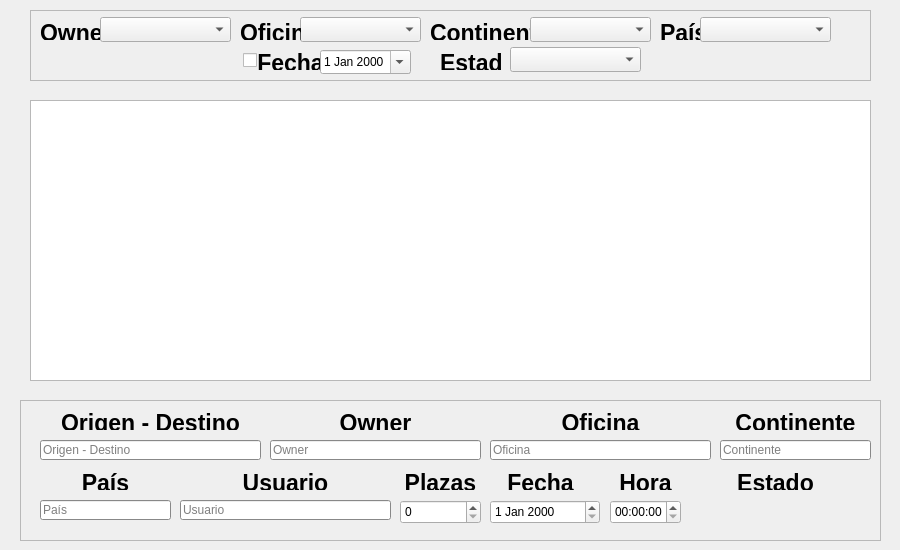
<?xml version="1.0" encoding="UTF-8"?>
<ui version="4.0">
 <class>log</class>
 <widget class="QDialog" name="log">
  <property name="geometry">
   <rect>
    <x>0</x>
    <y>0</y>
    <width>900</width>
    <height>550</height>
   </rect>
  </property>
  <property name="minimumSize">
   <size>
    <width>900</width>
    <height>550</height>
   </size>
  </property>
  <property name="maximumSize">
   <size>
    <width>900</width>
    <height>550</height>
   </size>
  </property>
  <property name="windowTitle">
   <string>Dialog</string>
  </property>
  <widget class="QFrame" name="filtrado">
   <property name="geometry">
    <rect>
     <x>30</x>
     <y>10</y>
     <width>841</width>
     <height>71</height>
    </rect>
   </property>
   <property name="frameShape">
    <enum>QFrame::StyledPanel</enum>
   </property>
   <property name="frameShadow">
    <enum>QFrame::Raised</enum>
   </property>
   <widget class="QComboBox" name="comboOficinaFilter">
    <property name="geometry">
     <rect>
      <x>270</x>
      <y>7</y>
      <width>121</width>
      <height>25</height>
     </rect>
    </property>
   </widget>
   <widget class="QLabel" name="labelFechaFilter">
    <property name="geometry">
     <rect>
      <x>225</x>
      <y>40</y>
      <width>71</width>
      <height>20</height>
     </rect>
    </property>
    <property name="font">
     <font>
      <pointsize>17</pointsize>
      <weight>75</weight>
      <bold>true</bold>
      <underline>false</underline>
     </font>
    </property>
    <property name="text">
     <string>&lt;html&gt;&lt;head/&gt;&lt;body&gt;&lt;p align=&quot;center&quot;&gt;Fecha&lt;/p&gt;&lt;/body&gt;&lt;/html&gt;</string>
    </property>
   </widget>
   <widget class="QLabel" name="labelOwnerFilter">
    <property name="geometry">
     <rect>
      <x>10</x>
      <y>10</y>
      <width>61</width>
      <height>20</height>
     </rect>
    </property>
    <property name="font">
     <font>
      <pointsize>17</pointsize>
      <weight>75</weight>
      <bold>true</bold>
      <underline>false</underline>
     </font>
    </property>
    <property name="text">
     <string>&lt;html&gt;&lt;head/&gt;&lt;body&gt;&lt;p align=&quot;center&quot;&gt;Owner&lt;/p&gt;&lt;/body&gt;&lt;/html&gt;</string>
    </property>
   </widget>
   <widget class="QLabel" name="labelContinenteFilter">
    <property name="geometry">
     <rect>
      <x>400</x>
      <y>10</y>
      <width>101</width>
      <height>20</height>
     </rect>
    </property>
    <property name="font">
     <font>
      <pointsize>17</pointsize>
      <weight>75</weight>
      <bold>true</bold>
      <underline>false</underline>
     </font>
    </property>
    <property name="text">
     <string>&lt;html&gt;&lt;head/&gt;&lt;body&gt;&lt;p align=&quot;center&quot;&gt;Continente&lt;/p&gt;&lt;/body&gt;&lt;/html&gt;</string>
    </property>
   </widget>
   <widget class="QComboBox" name="comboOwnerFilter">
    <property name="geometry">
     <rect>
      <x>70</x>
      <y>7</y>
      <width>131</width>
      <height>25</height>
     </rect>
    </property>
   </widget>
   <widget class="QDateEdit" name="dateFechaFilter">
    <property name="geometry">
     <rect>
      <x>290</x>
      <y>40</y>
      <width>91</width>
      <height>24</height>
     </rect>
    </property>
    <property name="calendarPopup">
     <bool>true</bool>
    </property>
   </widget>
   <widget class="QLabel" name="labelOficinaFilter">
    <property name="geometry">
     <rect>
      <x>210</x>
      <y>10</y>
      <width>61</width>
      <height>20</height>
     </rect>
    </property>
    <property name="font">
     <font>
      <pointsize>17</pointsize>
      <weight>75</weight>
      <bold>true</bold>
      <underline>false</underline>
     </font>
    </property>
    <property name="text">
     <string>&lt;html&gt;&lt;head/&gt;&lt;body&gt;&lt;p align=&quot;center&quot;&gt;Oficina&lt;/p&gt;&lt;/body&gt;&lt;/html&gt;</string>
    </property>
   </widget>
   <widget class="QComboBox" name="comboContinenteFilter">
    <property name="geometry">
     <rect>
      <x>500</x>
      <y>7</y>
      <width>121</width>
      <height>25</height>
     </rect>
    </property>
   </widget>
   <widget class="QCheckBox" name="checkFecha">
    <property name="enabled">
     <bool>true</bool>
    </property>
    <property name="geometry">
     <rect>
      <x>213</x>
      <y>40</y>
      <width>21</width>
      <height>20</height>
     </rect>
    </property>
    <property name="text">
     <string/>
    </property>
   </widget>
   <widget class="QLabel" name="labelPaisFilter">
    <property name="geometry">
     <rect>
      <x>630</x>
      <y>10</y>
      <width>41</width>
      <height>20</height>
     </rect>
    </property>
    <property name="font">
     <font>
      <pointsize>17</pointsize>
      <weight>75</weight>
      <bold>true</bold>
      <underline>false</underline>
     </font>
    </property>
    <property name="text">
     <string>&lt;html&gt;&lt;head/&gt;&lt;body&gt;&lt;p align=&quot;center&quot;&gt;País&lt;/p&gt;&lt;/body&gt;&lt;/html&gt;</string>
    </property>
   </widget>
   <widget class="QComboBox" name="comboPais">
    <property name="geometry">
     <rect>
      <x>670</x>
      <y>7</y>
      <width>131</width>
      <height>25</height>
     </rect>
    </property>
   </widget>
   <widget class="QLabel" name="labelEstadoFilter">
    <property name="geometry">
     <rect>
      <x>410</x>
      <y>40</y>
      <width>61</width>
      <height>20</height>
     </rect>
    </property>
    <property name="font">
     <font>
      <pointsize>17</pointsize>
      <weight>75</weight>
      <bold>true</bold>
      <underline>false</underline>
     </font>
    </property>
    <property name="text">
     <string>&lt;html&gt;&lt;head/&gt;&lt;body&gt;&lt;p align=&quot;center&quot;&gt;Estado&lt;/p&gt;&lt;/body&gt;&lt;/html&gt;</string>
    </property>
   </widget>
   <widget class="QComboBox" name="comboEstado">
    <property name="geometry">
     <rect>
      <x>480</x>
      <y>37</y>
      <width>131</width>
      <height>25</height>
     </rect>
    </property>
   </widget>
  </widget>
  <widget class="QTableWidget" name="tablePeticiones">
   <property name="geometry">
    <rect>
     <x>30</x>
     <y>100</y>
     <width>841</width>
     <height>281</height>
    </rect>
   </property>
   <property name="selectionMode">
    <enum>QAbstractItemView::SingleSelection</enum>
   </property>
   <property name="selectionBehavior">
    <enum>QAbstractItemView::SelectRows</enum>
   </property>
  </widget>
  <widget class="QFrame" name="labels">
   <property name="enabled">
    <bool>true</bool>
   </property>
   <property name="geometry">
    <rect>
     <x>20</x>
     <y>400</y>
     <width>861</width>
     <height>141</height>
    </rect>
   </property>
   <property name="frameShape">
    <enum>QFrame::StyledPanel</enum>
   </property>
   <property name="frameShadow">
    <enum>QFrame::Raised</enum>
   </property>
   <widget class="QLabel" name="labelNego">
    <property name="geometry">
     <rect>
      <x>20</x>
      <y>10</y>
      <width>221</width>
      <height>20</height>
     </rect>
    </property>
    <property name="font">
     <font>
      <pointsize>17</pointsize>
      <weight>75</weight>
      <bold>true</bold>
      <underline>false</underline>
     </font>
    </property>
    <property name="text">
     <string>&lt;html&gt;&lt;head/&gt;&lt;body&gt;&lt;p align=&quot;center&quot;&gt;Origen - Destino&lt;/p&gt;&lt;/body&gt;&lt;/html&gt;</string>
    </property>
   </widget>
   <widget class="QLineEdit" name="txtNego">
    <property name="geometry">
     <rect>
      <x>20</x>
      <y>40</y>
      <width>221</width>
      <height>20</height>
     </rect>
    </property>
    <property name="palette">
     <palette>
      <active>
       <colorrole role="Base">
        <brush brushstyle="SolidPattern">
         <color alpha="255">
          <red>255</red>
          <green>255</green>
          <blue>255</blue>
         </color>
        </brush>
       </colorrole>
       <colorrole role="Window">
        <brush brushstyle="SolidPattern">
         <color alpha="255">
          <red>191</red>
          <green>191</green>
          <blue>191</blue>
         </color>
        </brush>
       </colorrole>
      </active>
      <inactive>
       <colorrole role="Base">
        <brush brushstyle="SolidPattern">
         <color alpha="255">
          <red>255</red>
          <green>255</green>
          <blue>255</blue>
         </color>
        </brush>
       </colorrole>
       <colorrole role="Window">
        <brush brushstyle="SolidPattern">
         <color alpha="255">
          <red>191</red>
          <green>191</green>
          <blue>191</blue>
         </color>
        </brush>
       </colorrole>
      </inactive>
      <disabled>
       <colorrole role="Base">
        <brush brushstyle="SolidPattern">
         <color alpha="255">
          <red>191</red>
          <green>191</green>
          <blue>191</blue>
         </color>
        </brush>
       </colorrole>
       <colorrole role="Window">
        <brush brushstyle="SolidPattern">
         <color alpha="255">
          <red>191</red>
          <green>191</green>
          <blue>191</blue>
         </color>
        </brush>
       </colorrole>
      </disabled>
     </palette>
    </property>
    <property name="placeholderText">
     <string>Origen - Destino</string>
    </property>
   </widget>
   <widget class="QLineEdit" name="txtOwner">
    <property name="geometry">
     <rect>
      <x>250</x>
      <y>40</y>
      <width>211</width>
      <height>20</height>
     </rect>
    </property>
    <property name="palette">
     <palette>
      <active>
       <colorrole role="Base">
        <brush brushstyle="SolidPattern">
         <color alpha="255">
          <red>255</red>
          <green>255</green>
          <blue>255</blue>
         </color>
        </brush>
       </colorrole>
       <colorrole role="Window">
        <brush brushstyle="SolidPattern">
         <color alpha="255">
          <red>191</red>
          <green>191</green>
          <blue>191</blue>
         </color>
        </brush>
       </colorrole>
      </active>
      <inactive>
       <colorrole role="Base">
        <brush brushstyle="SolidPattern">
         <color alpha="255">
          <red>255</red>
          <green>255</green>
          <blue>255</blue>
         </color>
        </brush>
       </colorrole>
       <colorrole role="Window">
        <brush brushstyle="SolidPattern">
         <color alpha="255">
          <red>191</red>
          <green>191</green>
          <blue>191</blue>
         </color>
        </brush>
       </colorrole>
      </inactive>
      <disabled>
       <colorrole role="Base">
        <brush brushstyle="SolidPattern">
         <color alpha="255">
          <red>191</red>
          <green>191</green>
          <blue>191</blue>
         </color>
        </brush>
       </colorrole>
       <colorrole role="Window">
        <brush brushstyle="SolidPattern">
         <color alpha="255">
          <red>191</red>
          <green>191</green>
          <blue>191</blue>
         </color>
        </brush>
       </colorrole>
      </disabled>
     </palette>
    </property>
    <property name="text">
     <string/>
    </property>
    <property name="placeholderText">
     <string>Owner</string>
    </property>
   </widget>
   <widget class="QLabel" name="labelOwner">
    <property name="geometry">
     <rect>
      <x>250</x>
      <y>10</y>
      <width>211</width>
      <height>20</height>
     </rect>
    </property>
    <property name="font">
     <font>
      <pointsize>17</pointsize>
      <weight>75</weight>
      <bold>true</bold>
      <underline>false</underline>
     </font>
    </property>
    <property name="text">
     <string>&lt;html&gt;&lt;head/&gt;&lt;body&gt;&lt;p align=&quot;center&quot;&gt;Owner&lt;/p&gt;&lt;/body&gt;&lt;/html&gt;</string>
    </property>
   </widget>
   <widget class="QLabel" name="labelContinent">
    <property name="geometry">
     <rect>
      <x>700</x>
      <y>10</y>
      <width>151</width>
      <height>20</height>
     </rect>
    </property>
    <property name="font">
     <font>
      <pointsize>17</pointsize>
      <weight>75</weight>
      <bold>true</bold>
      <underline>false</underline>
     </font>
    </property>
    <property name="text">
     <string>&lt;html&gt;&lt;head/&gt;&lt;body&gt;&lt;p align=&quot;center&quot;&gt;Continente&lt;/p&gt;&lt;/body&gt;&lt;/html&gt;</string>
    </property>
   </widget>
   <widget class="QLineEdit" name="txtContinente">
    <property name="geometry">
     <rect>
      <x>700</x>
      <y>40</y>
      <width>151</width>
      <height>20</height>
     </rect>
    </property>
    <property name="palette">
     <palette>
      <active>
       <colorrole role="Base">
        <brush brushstyle="SolidPattern">
         <color alpha="255">
          <red>255</red>
          <green>255</green>
          <blue>255</blue>
         </color>
        </brush>
       </colorrole>
       <colorrole role="Window">
        <brush brushstyle="SolidPattern">
         <color alpha="255">
          <red>191</red>
          <green>191</green>
          <blue>191</blue>
         </color>
        </brush>
       </colorrole>
      </active>
      <inactive>
       <colorrole role="Base">
        <brush brushstyle="SolidPattern">
         <color alpha="255">
          <red>255</red>
          <green>255</green>
          <blue>255</blue>
         </color>
        </brush>
       </colorrole>
       <colorrole role="Window">
        <brush brushstyle="SolidPattern">
         <color alpha="255">
          <red>191</red>
          <green>191</green>
          <blue>191</blue>
         </color>
        </brush>
       </colorrole>
      </inactive>
      <disabled>
       <colorrole role="Base">
        <brush brushstyle="SolidPattern">
         <color alpha="255">
          <red>191</red>
          <green>191</green>
          <blue>191</blue>
         </color>
        </brush>
       </colorrole>
       <colorrole role="Window">
        <brush brushstyle="SolidPattern">
         <color alpha="255">
          <red>191</red>
          <green>191</green>
          <blue>191</blue>
         </color>
        </brush>
       </colorrole>
      </disabled>
     </palette>
    </property>
    <property name="echoMode">
     <enum>QLineEdit::Normal</enum>
    </property>
    <property name="placeholderText">
     <string>Continente</string>
    </property>
   </widget>
   <widget class="QLineEdit" name="txtPais">
    <property name="geometry">
     <rect>
      <x>20</x>
      <y>100</y>
      <width>131</width>
      <height>20</height>
     </rect>
    </property>
    <property name="palette">
     <palette>
      <active>
       <colorrole role="Base">
        <brush brushstyle="SolidPattern">
         <color alpha="255">
          <red>255</red>
          <green>255</green>
          <blue>255</blue>
         </color>
        </brush>
       </colorrole>
       <colorrole role="Window">
        <brush brushstyle="SolidPattern">
         <color alpha="255">
          <red>191</red>
          <green>191</green>
          <blue>191</blue>
         </color>
        </brush>
       </colorrole>
      </active>
      <inactive>
       <colorrole role="Base">
        <brush brushstyle="SolidPattern">
         <color alpha="255">
          <red>255</red>
          <green>255</green>
          <blue>255</blue>
         </color>
        </brush>
       </colorrole>
       <colorrole role="Window">
        <brush brushstyle="SolidPattern">
         <color alpha="255">
          <red>191</red>
          <green>191</green>
          <blue>191</blue>
         </color>
        </brush>
       </colorrole>
      </inactive>
      <disabled>
       <colorrole role="Base">
        <brush brushstyle="SolidPattern">
         <color alpha="255">
          <red>191</red>
          <green>191</green>
          <blue>191</blue>
         </color>
        </brush>
       </colorrole>
       <colorrole role="Window">
        <brush brushstyle="SolidPattern">
         <color alpha="255">
          <red>191</red>
          <green>191</green>
          <blue>191</blue>
         </color>
        </brush>
       </colorrole>
      </disabled>
     </palette>
    </property>
    <property name="echoMode">
     <enum>QLineEdit::Normal</enum>
    </property>
    <property name="placeholderText">
     <string>País</string>
    </property>
   </widget>
   <widget class="QLabel" name="labelPais">
    <property name="geometry">
     <rect>
      <x>20</x>
      <y>70</y>
      <width>131</width>
      <height>20</height>
     </rect>
    </property>
    <property name="font">
     <font>
      <pointsize>17</pointsize>
      <weight>75</weight>
      <bold>true</bold>
      <underline>false</underline>
     </font>
    </property>
    <property name="text">
     <string>&lt;html&gt;&lt;head/&gt;&lt;body&gt;&lt;p align=&quot;center&quot;&gt;País&lt;/p&gt;&lt;/body&gt;&lt;/html&gt;</string>
    </property>
   </widget>
   <widget class="QLabel" name="labelHora">
    <property name="geometry">
     <rect>
      <x>590</x>
      <y>70</y>
      <width>71</width>
      <height>20</height>
     </rect>
    </property>
    <property name="font">
     <font>
      <pointsize>17</pointsize>
      <weight>75</weight>
      <bold>true</bold>
      <underline>false</underline>
     </font>
    </property>
    <property name="text">
     <string>&lt;html&gt;&lt;head/&gt;&lt;body&gt;&lt;p align=&quot;center&quot;&gt;Hora&lt;/p&gt;&lt;/body&gt;&lt;/html&gt;</string>
    </property>
   </widget>
   <widget class="QLabel" name="labelNombre">
    <property name="geometry">
     <rect>
      <x>160</x>
      <y>70</y>
      <width>211</width>
      <height>20</height>
     </rect>
    </property>
    <property name="font">
     <font>
      <pointsize>17</pointsize>
      <weight>75</weight>
      <bold>true</bold>
      <underline>false</underline>
     </font>
    </property>
    <property name="text">
     <string>&lt;html&gt;&lt;head/&gt;&lt;body&gt;&lt;p align=&quot;center&quot;&gt;Usuario&lt;/p&gt;&lt;/body&gt;&lt;/html&gt;</string>
    </property>
   </widget>
   <widget class="QLineEdit" name="txtUsuario">
    <property name="geometry">
     <rect>
      <x>160</x>
      <y>100</y>
      <width>211</width>
      <height>20</height>
     </rect>
    </property>
    <property name="palette">
     <palette>
      <active>
       <colorrole role="Base">
        <brush brushstyle="SolidPattern">
         <color alpha="255">
          <red>255</red>
          <green>255</green>
          <blue>255</blue>
         </color>
        </brush>
       </colorrole>
       <colorrole role="Window">
        <brush brushstyle="SolidPattern">
         <color alpha="255">
          <red>191</red>
          <green>191</green>
          <blue>191</blue>
         </color>
        </brush>
       </colorrole>
      </active>
      <inactive>
       <colorrole role="Base">
        <brush brushstyle="SolidPattern">
         <color alpha="255">
          <red>255</red>
          <green>255</green>
          <blue>255</blue>
         </color>
        </brush>
       </colorrole>
       <colorrole role="Window">
        <brush brushstyle="SolidPattern">
         <color alpha="255">
          <red>191</red>
          <green>191</green>
          <blue>191</blue>
         </color>
        </brush>
       </colorrole>
      </inactive>
      <disabled>
       <colorrole role="Base">
        <brush brushstyle="SolidPattern">
         <color alpha="255">
          <red>191</red>
          <green>191</green>
          <blue>191</blue>
         </color>
        </brush>
       </colorrole>
       <colorrole role="Window">
        <brush brushstyle="SolidPattern">
         <color alpha="255">
          <red>191</red>
          <green>191</green>
          <blue>191</blue>
         </color>
        </brush>
       </colorrole>
      </disabled>
     </palette>
    </property>
    <property name="placeholderText">
     <string>Usuario</string>
    </property>
   </widget>
   <widget class="QLabel" name="labelPlazas">
    <property name="geometry">
     <rect>
      <x>380</x>
      <y>70</y>
      <width>81</width>
      <height>20</height>
     </rect>
    </property>
    <property name="font">
     <font>
      <pointsize>17</pointsize>
      <weight>75</weight>
      <bold>true</bold>
      <underline>false</underline>
     </font>
    </property>
    <property name="text">
     <string>&lt;html&gt;&lt;head/&gt;&lt;body&gt;&lt;p align=&quot;center&quot;&gt;Plazas&lt;/p&gt;&lt;/body&gt;&lt;/html&gt;</string>
    </property>
   </widget>
   <widget class="QLabel" name="labelFecha">
    <property name="geometry">
     <rect>
      <x>470</x>
      <y>70</y>
      <width>101</width>
      <height>20</height>
     </rect>
    </property>
    <property name="font">
     <font>
      <pointsize>17</pointsize>
      <weight>75</weight>
      <bold>true</bold>
      <underline>false</underline>
     </font>
    </property>
    <property name="text">
     <string>&lt;html&gt;&lt;head/&gt;&lt;body&gt;&lt;p align=&quot;center&quot;&gt;Fecha&lt;/p&gt;&lt;/body&gt;&lt;/html&gt;</string>
    </property>
   </widget>
   <widget class="QSpinBox" name="spinPlazas">
    <property name="geometry">
     <rect>
      <x>380</x>
      <y>100</y>
      <width>81</width>
      <height>24</height>
     </rect>
    </property>
   </widget>
   <widget class="QDateEdit" name="date">
    <property name="geometry">
     <rect>
      <x>470</x>
      <y>100</y>
      <width>110</width>
      <height>24</height>
     </rect>
    </property>
   </widget>
   <widget class="QTimeEdit" name="time">
    <property name="geometry">
     <rect>
      <x>590</x>
      <y>100</y>
      <width>71</width>
      <height>24</height>
     </rect>
    </property>
   </widget>
   <widget class="QLabel" name="labelEstados">
    <property name="geometry">
     <rect>
      <x>670</x>
      <y>70</y>
      <width>171</width>
      <height>20</height>
     </rect>
    </property>
    <property name="font">
     <font>
      <pointsize>17</pointsize>
      <weight>75</weight>
      <bold>true</bold>
      <underline>false</underline>
     </font>
    </property>
    <property name="text">
     <string>&lt;html&gt;&lt;head/&gt;&lt;body&gt;&lt;p align=&quot;center&quot;&gt;Estado&lt;/p&gt;&lt;/body&gt;&lt;/html&gt;</string>
    </property>
   </widget>
   <widget class="QLabel" name="labelEstado">
    <property name="geometry">
     <rect>
      <x>670</x>
      <y>90</y>
      <width>171</width>
      <height>41</height>
     </rect>
    </property>
    <property name="palette">
     <palette>
      <active>
       <colorrole role="Text">
        <brush brushstyle="SolidPattern">
         <color alpha="255">
          <red>6</red>
          <green>232</green>
          <blue>0</blue>
         </color>
        </brush>
       </colorrole>
      </active>
      <inactive>
       <colorrole role="Text">
        <brush brushstyle="SolidPattern">
         <color alpha="255">
          <red>6</red>
          <green>232</green>
          <blue>0</blue>
         </color>
        </brush>
       </colorrole>
      </inactive>
      <disabled>
       <colorrole role="Text">
        <brush brushstyle="SolidPattern">
         <color alpha="255">
          <red>127</red>
          <green>127</green>
          <blue>127</blue>
         </color>
        </brush>
       </colorrole>
      </disabled>
     </palette>
    </property>
    <property name="font">
     <font>
      <pointsize>17</pointsize>
      <weight>75</weight>
      <bold>true</bold>
     </font>
    </property>
    <property name="text">
     <string>&lt;html&gt;&lt;head/&gt;&lt;body&gt;&lt;p align=&quot;center&quot;&gt;&lt;br/&gt;&lt;/p&gt;&lt;/body&gt;&lt;/html&gt;</string>
    </property>
    <property name="alignment">
     <set>Qt::AlignCenter</set>
    </property>
   </widget>
   <widget class="QLineEdit" name="txtOficina">
    <property name="geometry">
     <rect>
      <x>470</x>
      <y>40</y>
      <width>221</width>
      <height>20</height>
     </rect>
    </property>
    <property name="palette">
     <palette>
      <active>
       <colorrole role="Base">
        <brush brushstyle="SolidPattern">
         <color alpha="255">
          <red>255</red>
          <green>255</green>
          <blue>255</blue>
         </color>
        </brush>
       </colorrole>
       <colorrole role="Window">
        <brush brushstyle="SolidPattern">
         <color alpha="255">
          <red>191</red>
          <green>191</green>
          <blue>191</blue>
         </color>
        </brush>
       </colorrole>
      </active>
      <inactive>
       <colorrole role="Base">
        <brush brushstyle="SolidPattern">
         <color alpha="255">
          <red>255</red>
          <green>255</green>
          <blue>255</blue>
         </color>
        </brush>
       </colorrole>
       <colorrole role="Window">
        <brush brushstyle="SolidPattern">
         <color alpha="255">
          <red>191</red>
          <green>191</green>
          <blue>191</blue>
         </color>
        </brush>
       </colorrole>
      </inactive>
      <disabled>
       <colorrole role="Base">
        <brush brushstyle="SolidPattern">
         <color alpha="255">
          <red>191</red>
          <green>191</green>
          <blue>191</blue>
         </color>
        </brush>
       </colorrole>
       <colorrole role="Window">
        <brush brushstyle="SolidPattern">
         <color alpha="255">
          <red>191</red>
          <green>191</green>
          <blue>191</blue>
         </color>
        </brush>
       </colorrole>
      </disabled>
     </palette>
    </property>
    <property name="text">
     <string/>
    </property>
    <property name="alignment">
     <set>Qt::AlignLeading|Qt::AlignLeft|Qt::AlignVCenter</set>
    </property>
    <property name="placeholderText">
     <string>Oficina</string>
    </property>
   </widget>
   <widget class="QLabel" name="labelOficina">
    <property name="geometry">
     <rect>
      <x>470</x>
      <y>10</y>
      <width>221</width>
      <height>20</height>
     </rect>
    </property>
    <property name="font">
     <font>
      <pointsize>17</pointsize>
      <weight>75</weight>
      <bold>true</bold>
      <underline>false</underline>
     </font>
    </property>
    <property name="text">
     <string>&lt;html&gt;&lt;head/&gt;&lt;body&gt;&lt;p align=&quot;center&quot;&gt;Oficina&lt;/p&gt;&lt;/body&gt;&lt;/html&gt;</string>
    </property>
   </widget>
  </widget>
 </widget>
 <resources/>
 <connections>
  <connection>
   <sender>comboOwnerFilter</sender>
   <signal>currentIndexChanged(int)</signal>
   <receiver>log</receiver>
   <slot>showPeticiones()</slot>
   <hints>
    <hint type="sourcelabel">
     <x>133</x>
     <y>32</y>
    </hint>
    <hint type="destinationlabel">
     <x>91</x>
     <y>92</y>
    </hint>
   </hints>
  </connection>
  <connection>
   <sender>comboOficinaFilter</sender>
   <signal>currentIndexChanged(int)</signal>
   <receiver>log</receiver>
   <slot>showPeticiones()</slot>
   <hints>
    <hint type="sourcelabel">
     <x>324</x>
     <y>39</y>
    </hint>
    <hint type="destinationlabel">
     <x>309</x>
     <y>93</y>
    </hint>
   </hints>
  </connection>
  <connection>
   <sender>comboContinenteFilter</sender>
   <signal>currentIndexChanged(QString)</signal>
   <receiver>log</receiver>
   <slot>showPeticiones()</slot>
   <hints>
    <hint type="sourcelabel">
     <x>543</x>
     <y>34</y>
    </hint>
    <hint type="destinationlabel">
     <x>537</x>
     <y>84</y>
    </hint>
   </hints>
  </connection>
  <connection>
   <sender>comboPais</sender>
   <signal>currentIndexChanged(int)</signal>
   <receiver>log</receiver>
   <slot>showPeticiones()</slot>
   <hints>
    <hint type="sourcelabel">
     <x>720</x>
     <y>29</y>
    </hint>
    <hint type="destinationlabel">
     <x>708</x>
     <y>89</y>
    </hint>
   </hints>
  </connection>
  <connection>
   <sender>checkFecha</sender>
   <signal>clicked()</signal>
   <receiver>log</receiver>
   <slot>showPeticiones()</slot>
   <hints>
    <hint type="sourcelabel">
     <x>249</x>
     <y>59</y>
    </hint>
    <hint type="destinationlabel">
     <x>179</x>
     <y>91</y>
    </hint>
   </hints>
  </connection>
  <connection>
   <sender>dateFechaFilter</sender>
   <signal>dateChanged(QDate)</signal>
   <receiver>log</receiver>
   <slot>showPeticiones()</slot>
   <hints>
    <hint type="sourcelabel">
     <x>352</x>
     <y>59</y>
    </hint>
    <hint type="destinationlabel">
     <x>349</x>
     <y>92</y>
    </hint>
   </hints>
  </connection>
  <connection>
   <sender>comboEstado</sender>
   <signal>currentIndexChanged(int)</signal>
   <receiver>log</receiver>
   <slot>showPeticiones()</slot>
   <hints>
    <hint type="sourcelabel">
     <x>561</x>
     <y>63</y>
    </hint>
    <hint type="destinationlabel">
     <x>560</x>
     <y>90</y>
    </hint>
   </hints>
  </connection>
  <connection>
   <sender>tablePeticiones</sender>
   <signal>itemSelectionChanged()</signal>
   <receiver>log</receiver>
   <slot>showLabel()</slot>
   <hints>
    <hint type="sourcelabel">
     <x>42</x>
     <y>307</y>
    </hint>
    <hint type="destinationlabel">
     <x>23</x>
     <y>314</y>
    </hint>
   </hints>
  </connection>
 </connections>
 <slots>
  <slot>showPeticiones()</slot>
  <slot>showLabel()</slot>
 </slots>
</ui>
